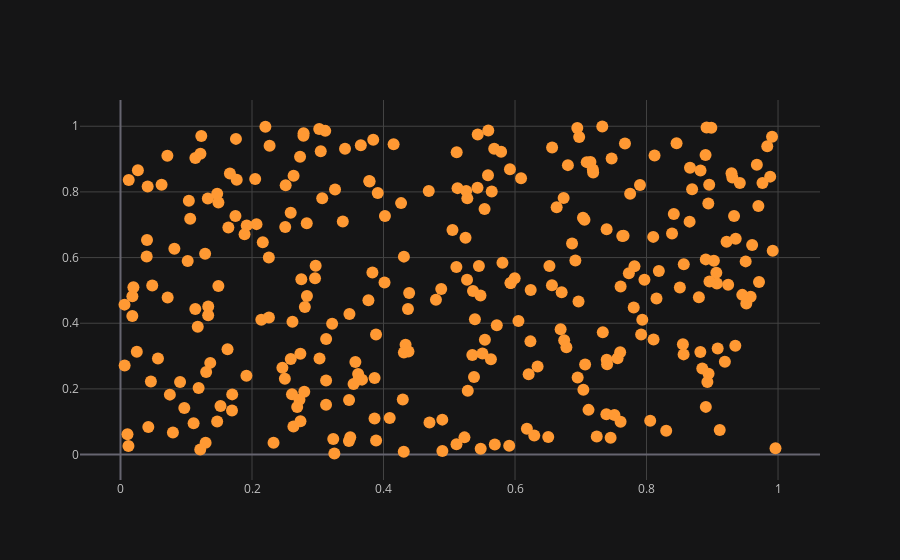

Source (notebook cell):
### Code cell
s

### Figure 1 — Plotly figure (JSON) as saved in the notebook; plotly's stock layout.template omitted (floating-point values rounded to 4 significant figures; data arrays with more than 128 entries replaced by an {"elided": "..."} marker saying what was removed)
{"data": [{"line": {"color": "rgba(255, 153, 51, 1.0)", "dash": "solid", "shape": "linear", "width": 1.3}, "marker": {"size": 12, "symbol": "circle"}, "mode": "markers", "name": "b", "text": "", "type": "scatter", "x": {"elided": "300 float values"}, "y": {"elided": "300 float values"}}], "layout": {"legend": {"bgcolor": "#151516", "font": {"color": "#D9D9D9"}}, "paper_bgcolor": "#151516", "plot_bgcolor": "#151516", "title": {"font": {"color": "#D9D9D9"}}, "xaxis": {"gridcolor": "#434343", "showgrid": true, "tickfont": {"color": "#C2C2C2"}, "title": {"font": {"color": "#D9D9D9"}, "text": ""}, "zerolinecolor": "#666570"}, "yaxis": {"gridcolor": "#434343", "showgrid": true, "tickfont": {"color": "#C2C2C2"}, "title": {"font": {"color": "#D9D9D9"}, "text": ""}, "zerolinecolor": "#666570"}}}
